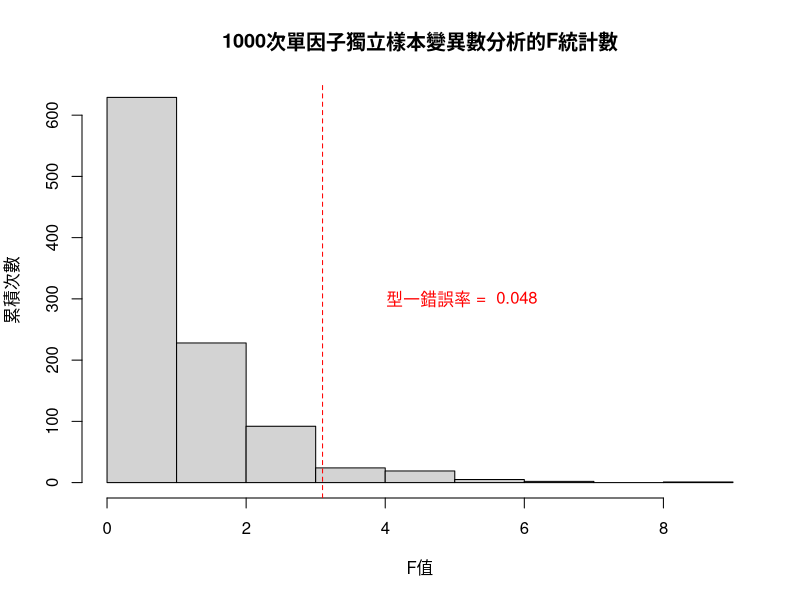
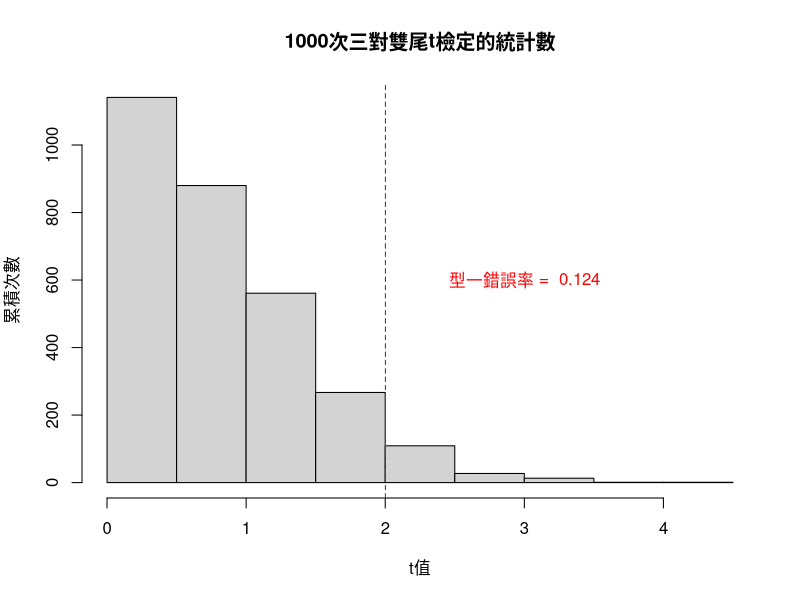

Write R code to recreate these figures, in order.
## Original: https://gist.github.com/calpolystat/fad8ef712fc6f726640c

library(dplyr)

## functions
## Create simulated response data
simulate.response = function(nsim, sample.sizes, s1=2, s2=2, s3=2, m1=0, m2=0, m3=0){
  ## user inputs number of samples to draw (nsim),
  ## sample size, and standard deviation of each sample (s1,s2,s3)
  ## The function outputs a matrix of nsim samples of size sample.size
  ## drawn from normal distributions with mean 0 and specified SDs.
  ## Each column is a vector of the 3 simulated output.
  set.seed(543)
  
  matrix(rnorm(nsim * sum(sample.sizes), mean=rep(c(m1,m2,m3), sample.sizes), 
               sd=rep(c(s1,s2,s3), sample.sizes)), ncol=nsim)
  
}
## Get F stat
get.f.stat = function(y,x) return(anova(lm(y~x))[[4]][1])
## Labels of independent variable
create.predictor = function(sample.sizes) 
  factor(rep(paste("Group", 1:3),sample.sizes))


## Create simulated variables
## Define sample size of each group
n1 = 30
n2 = 30
n3 = 30
## Define variance of each group
sigma1 = 5
sigma2 = 5
sigma3 = 5
## Define mean of each group
mu1 = 0
mu2 = 0
mu3 = 0

## Define simulation cycles
nsim = 1000

## Independent variable
x = create.predictor(sample.sizes=c(n1, n2, n3))
## Dependent variable
y = simulate.response(
  nsim=nsim, sample.sizes=c(n1, n2, n3), 
  s1=sigma1, s2=sigma2, s3=sigma3,
  m1=mu1, m2=mu2, m3=mu3) 
## Get F statistic
f.stats = apply(y, 2, get.f.stat, x=x)

# Compute critical value and Type 1 error
f.crit = qf(0.95, df1=2, df2=(sum(c(n1, n2, n3))-1))
f.type.I.error = mean(f.stats>=f.crit)

# Draw distribution of F statistic
f.stats %>% hist(xlab="F值",ylab="累積次數",main="1000次單因子獨立樣本變異數分析的F統計數") %>% 
  abline(v=f.crit,col="red", lty=2) 
text(x=f.crit+2, y=300, paste("型一錯誤率 = ",f.type.I.error), col="red")

# Isolate pairs
comparison01 = c("Group 1","Group 2")
comparison02 = c("Group 1","Group 3")
comparison03 = c("Group 2","Group 3")

df1 = data.frame( Y = y[which(x %in% comparison01),], Group = x[which(x %in% comparison01)] )
df2 = data.frame( Y = y[which(x %in% comparison02),], Group = x[which(x %in% comparison02)] )
df3 = data.frame( Y = y[which(x %in% comparison03),], Group = x[which(x %in% comparison03)] )

# Get t statistic
t.stats1 = sapply(df1[,1:nsim] , function(i) t.test(i ~ df1$Group, alternative="two.sided",var.equal=TRUE)$statistic) %>% abs()
t.stats2 = sapply(df2[,1:nsim] , function(i) t.test(i ~ df2$Group, alternative="two.sided",var.equal=TRUE)$statistic) %>% abs()
t.stats3 = sapply(df3[,1:nsim] , function(i) t.test(i ~ df3$Group, alternative="two.sided",var.equal=TRUE)$statistic) %>% abs()

# Get t critical value
crit.t1 <- qt(p = .975, df = ((n1-1)+(n2-1)))
crit.t2 <- qt(p = .975, df = ((n1-1)+(n3-1)))
crit.t3 <- qt(p = .975, df = ((n2-1)+(n3-1)))
# Get t type 1 error
t.Type.I.error = mean(t.stats1>=crit.t1 | t.stats2>=crit.t2 | t.stats3>=crit.t3)

c(t.stats1,t.stats2,t.stats3) %>% hist(xlab="t值",ylab="累積次數",main="1000次三對雙尾t檢定的統計數") %>% 
  abline(v=crit.t1,col="yellow", lty=2) %>%
  abline(v=crit.t2,col="blue", lty=2) %>% 
  abline(v=crit.t3,col="red", lty=2)
text(x=crit.t3+1, y=600, paste("型一錯誤率 = ",t.Type.I.error), col="red")

